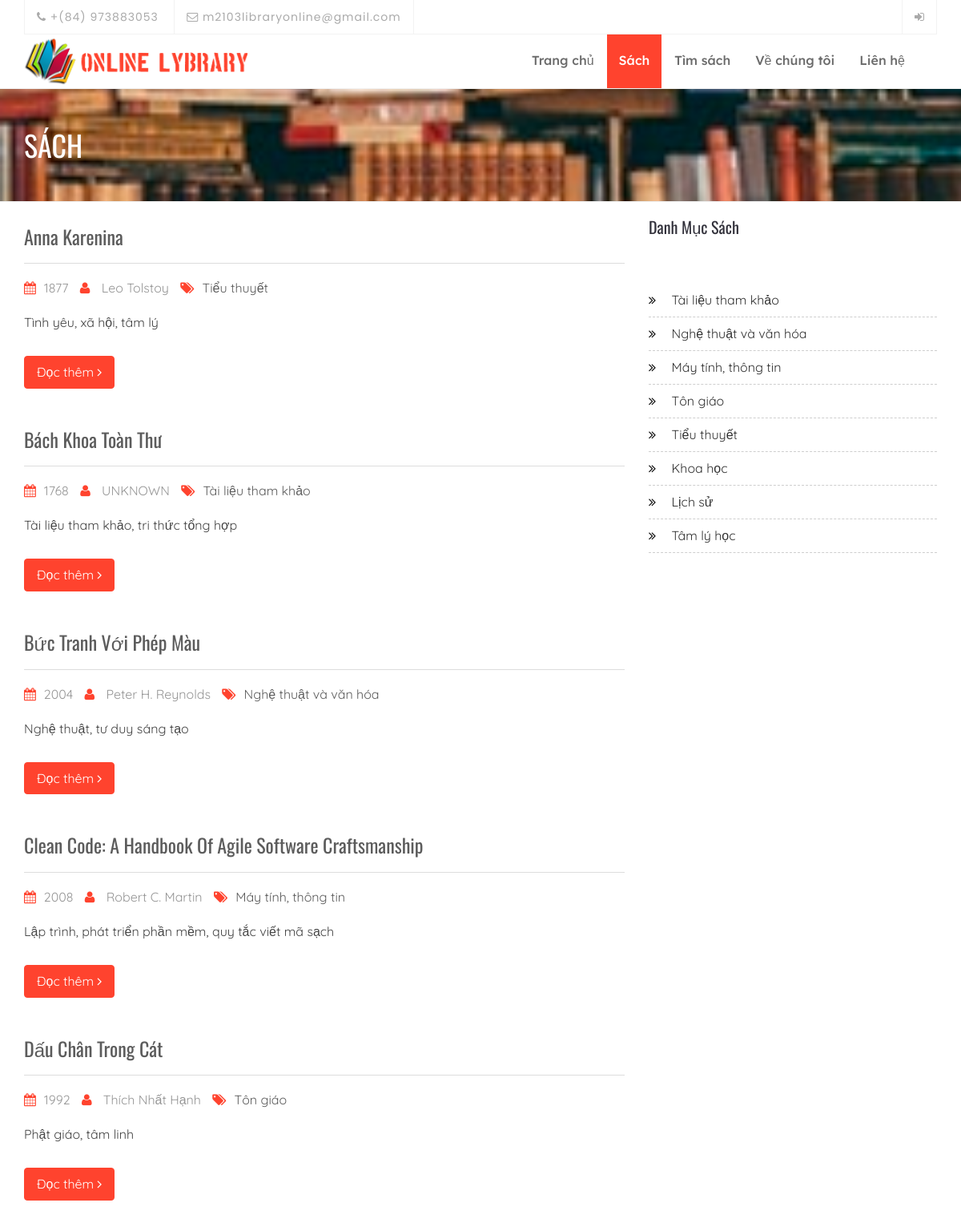
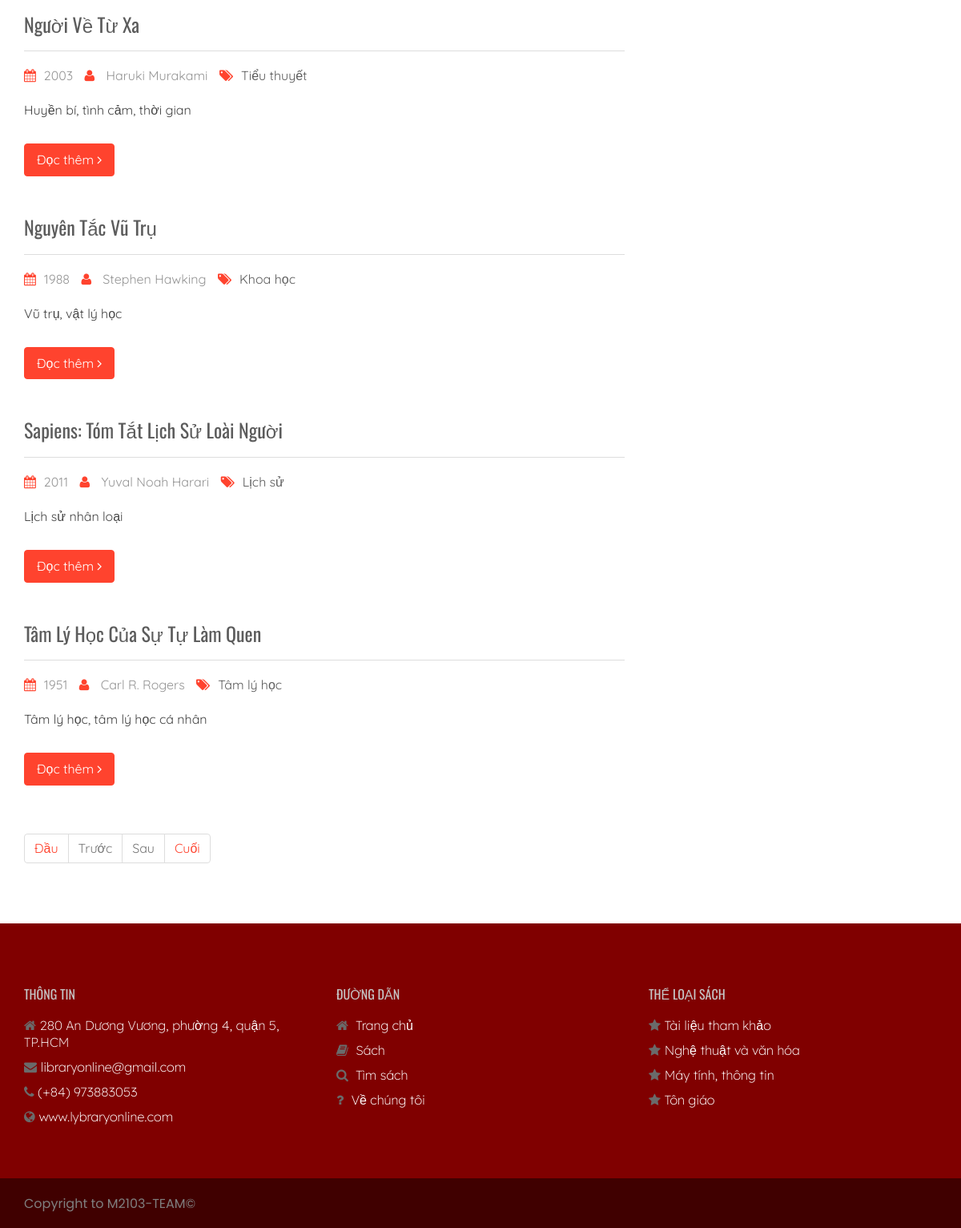
Page /index.php?q=books on the committed database (2 pictures, top to bottom).
### tables this page shows
CREATE TABLE `tblbooks` (
  `BookID` int(11) NOT NULL,
  `IBSN` varchar(13) NOT NULL,
  `BookTitle` varchar(125) NOT NULL,
  `BookDesc` varchar(255) NOT NULL,
  `Author` varchar(125) NOT NULL,
  `PublishDate` varchar(4) NOT NULL,
  `BookPublisher` varchar(125) NOT NULL,
  `Category` varchar(90) NOT NULL,
  `BookPrice` varchar(10) NOT NULL,
  `BookQuantity` int(11) NOT NULL,
  `Status` varchar(30) NOT NULL,
  `BookType` varchar(500) NOT NULL,
  `DeweyDecimal` varchar(90) NOT NULL,
  `OverAllQty` int(11) NOT NULL,
  `Donate` tinyint(1) NOT NULL,
  `Remarks` varchar(90) NOT NULL
);

CREATE TABLE `tblcategory` (
  `CategoryId` int(11) NOT NULL,
  `Category` varchar(125) NOT NULL,
  `DDecimal` varchar(90) NOT NULL
);

### index.php (called while the page is built, shortened)
<?php
require_once("include/initialize.php");
$view = (isset($_GET['q']) && $_GET['q'] != '') ? $_GET['q'] : '';
switch ($view) {
  case 'books':
    $title = "Sách";
   break;
}
require_once("theme/templates.php");
?>

### include/database.php (called while the page is built, shortened)
<?php
class Database {
	var $sql_string = '';
	private $conn;
	public function open_connection() {
		$this->conn = mysqli_connect('localhost','root','','db_onlinelibrary');
		if(!$this->conn){
			echo "Problem in database connection! Contact administrator!";
			exit();
		}else{
			$db_select = mysqli_select_db($this->conn,'db_onlinelibrary');
		}
	}
	function setQuery($sql='') {
		$this->sql_string=$sql;
	}
	function executeQuery() {
		$result = mysqli_query($this->conn,$this->sql_string);
		return $result;
	}
	private function confirm_query($result) {
		return $result;
	}
	function loadResultList( $key='' ) {
		$cur = $this->executeQuery();
		$array = array();
		while ($row = mysqli_fetch_object($cur)) {
			if ($key) {
				$array[$row->$key] = $row;
			} else {
				$array[] = $row;
			}
		}
		return $array;
	}
	public function num_rows($result_set) {
		return mysqli_num_rows($result_set);
	}
}
$mydb = new Database();
?>

### include/categories.php (called while the page is built, shortened)
<?php
require_once('database.php');
class Category {
	protected static  $tblname = "tblcategory";
	function listofcategory(){
		global $mydb;
		$mydb->setQuery("SELECT * FROM ".self::$tblname);
		$cur = $mydb->loadResultList();
		return $cur;
	}
}
?>

### book.php (the view, shortened to what this page needs)
<?php
  $category = isset($_GET['category']) ? $_GET['category'] : '';
  $page = isset($_GET['page']) ? $_GET['page'] : 1;
      $no_of_records_per_page = 10;
      $offset = ($page-1) * $no_of_records_per_page;
      $total_pages_sql = "SELECT * FROM tblbooks WHERE Status='Available' AND Category LIKE '%$category%' ";
      $mydb->setQuery($total_pages_sql);
      $cur = $mydb->executeQuery();
      $total_rows = $mydb->num_rows($cur);
      $total_pages = ceil($total_rows / $no_of_records_per_page);
      $sql = "SELECT * FROM `tblbooks`  WHERE Status='Available' AND Category LIKE '%$category%' LIMIT $offset, $no_of_records_per_page";
      $mydb->setQuery($sql);
      $cur = $mydb->executeQuery();
      $maxrow = $mydb->num_rows($cur);
 ?>
      <div class="container">
          <div class="row">
              <div class="col-md-8 blog-body">
                   <?php
                      $sql = "SELECT * FROM `tblbooks`  WHERE Category LIKE '%$category%' GROUP BY BookTitle LIMIT $offset, $no_of_records_per_page";
                      $mydb->setQuery($sql);
                      $cur = $mydb->loadResultlist();
                      foreach ($cur as $result) {
                   ?>
                          <div class="blog-post">
                              <h1 class="post-title"><a href="index.php?q=bookdetails&id=<?php echo $result->IBSN;?>"><?php echo $result->BookTitle;?></a></h1>
                              <ul class="post-meta">
                                  <li><i class="fa fa-calendar"> </i><?php echo $result->PublishDate;?></li>
                                  <li><i class="fa fa-user"> </i> <?php echo $result->Author;?></li>
                                  <li><i class="fa fa-tags"> </i><a href="index.php?q=books&category=<?php echo $result->Category;?>"><?php echo $result->Category;?></a></li>
                              </ul>
                              <p class="post-content"> <?php echo $result->BookDesc;?></p>
                              <a href="index.php?q=bookdetails&id=<?php echo $result->IBSN;?>" class="btn btn-primary">Đọc thêm <i class="fa fa-angle-right"></i></a>
                          </div>
                    <?php  }     ?>
                  <nav>
                  <?php if ($maxrow > 0) { ?>
                  <ul class="pagination">
                      <li class="page-item"><a class="page-link" href="index.php?q=books&category=<?php echo $category;?>&page=1">Đầu</a></li>
                      <li class="page-item <?php if($page <= 1){ echo 'disabled'; } ?>">
                          <a class="page-link" href="<?php if($page <= 1){ echo '#'; } else { echo "index.php?q=books&category=".$category."&page=".($page - 1); } ?>">Trước</a>
                      </li>
                      <li class="page-item <?php if($page >= $total_pages){ echo 'disabled'; } ?>">
                          <a class="page-link" href="<?php if($page >= $total_pages){ echo '#'; } else { echo "index.php?q=books&category=".$category."&page=".($page + 1); } ?>">Sau</a>
                      </li>
                      <li class="page-item"><a class="page-link" href="index.php?q=books&category=<?php echo $category;?>&page=<?php echo $total_pages; ?>">Cuối</a></li>
                  </ul>
                  <?php }else{ echo '<h1>Không tìm thấy sách trong thư viện!</h1>';} ?>
                  </nav>
              </div>
              <div class="col-md-4 sidebar right-sidebar">
                  <div class="widget widget-categories">
                      <div class="section-heading-2">
                          <h3 class="section-title">
                              <span>Danh mục sách</span>
                          </h3>
                      </div>
                      <ul>
                           <?php
                              $category = new Category();
                              $cur = $category->listOfcategory();
                              foreach ($cur as $category) {
                                  if ($category==$category->Category) {
                                       echo ' <li style="color:#FF432E">
                                              <i class="fa fa-angle-double-right"></i>
                                              <a  style="color:#FF432E" href="index.php?q=books&category='.$category->Category.'">'.$category->Category .'</a>
                                          </li> ';
                                  }else{
                                           echo '<li>
                                              <i class="fa fa-angle-double-right"></i>
                                              <a   href="index.php?q=books&category='.$category->Category.'">'.$category->Category .'</a>
                                          </li> ';
                                  }
                              }
                          ?>
                      </ul>
                  </div>
              </div>
          </div>
      </div>

### theme/templates.php (shortened to what this page needs)
<!DOCTYPE html>
<?php  $q = isset($_GET['q']) ? $_GET['q'] :'';?>
<html lang="en">
    <head>
        <link rel="stylesheet" href="<?php echo web_root;?>asset/bootstrap/css/bootstrap.min.css" type="text/css">
        <link rel="stylesheet" href="<?php echo web_root;?>asset/font-awesome/css/font-awesome.min.css" type="text/css">
        <link rel="stylesheet" href="<?php echo web_root;?>asset/css/owl.carousel.css" type="text/css">
        <link rel="stylesheet" href="<?php echo web_root;?>asset/css/owl.theme.css" type="text/css">
        <link rel="stylesheet" href="<?php echo web_root;?>asset/css/owl.transitions.css" type="text/css">
        <link rel="stylesheet" type="text/css" href="<?php echo web_root;?>asset/css/animate.css">
        <link rel="stylesheet" type="text/css" href="<?php echo web_root;?>asset/css/lightbox.css">
        <link rel="stylesheet" type="text/css" href="<?php echo web_root;?>asset/css/style.css">
        <link rel="stylesheet" type="text/css" href="<?php echo web_root;?>asset/css/responsive.css">
        <link href="<?php echo web_root;?>admin/dist/css/datepicker.css" rel="stylesheet" />
        <link href="<?php echo web_root;?>admin/dist/css/dataTables.bootstrap4.min.css" rel="stylesheet" />
    </head>
    <body>
        <header class="clearfix">
            <div class="container">
                <div class="row">
                    <div class="col-md-12">
                        <div class="top-bar">
                            <div class="row">
                                <div class="col-md-6">
                                    <ul class="contact-details">
                                        <li><a href="#"><i class="fa fa-phone"></i> +(84) 973883053 </a>
                                        </li>
                                        <li><a href="#"><i class="fa fa-envelope-o"></i> m2103libraryonline@gmail.com</a>
                                        </li>
                                    </ul>
                                </div>
                                <div class="col-md-6">
                                    <ul class="social-list">
                                            <?php if (isset($_SESSION['BorrowerId'])) {
                                                echo '<li><a class="active" href="'.web_root.'logout.php"><i class="fa fa-sign-out"></i></a></li>';
                                                echo '<li><a class="active" href="'.web_root.'borrower/"><i class="fa fa-user"></i></a></li>';
                                            }else{
                                                echo '<li><a class="active" href="'.web_root.'index.php?q=login"><i class="fa fa-sign-in"></i></a></li>';
                                            }
                                        ?>
                                    </ul>
                                </div>
                            </div>
                        </div>
                    </div>
                </div>
            </div>
            <div class="navbar navbar-default navbar-top">
                <div class="container">
                    <div class="navbar-header">
                        <a class="navbar-brand" href="<?php echo web_root;?>"><img src="asset/images/logo.png" width="60px" height="60px"></a>
                    </div>
                    <div class="navbar-collapse collapse">
                        <ul class="nav navbar-nav navbar-right" style="font-family: 'Lexend Deca', sans-serif;">
                            <li>
                                <a class="<?php echo ($q=='')? 'active' : ''?>" href="<?php echo web_root;?>"><ion-icon name="home"></ion-icon> Trang chủ</a>
                            </li>
                            <li >
                                <a class="<?php echo ($q=='books' || $q=='borrow' || $q=='bookdetails')? 'active' : ''?>" href="<?php echo web_root;?>index.php?q=books"><ion-icon name="library-outline"></ion-icon> Sách</a>
                            </li>
                            <li>
                                <a  class="<?php echo ($q=='find')? 'active' : ''?>" href="<?php echo web_root;?>index.php?q=find"><ion-icon name="search-outline"></ion-icon> Tìm sách</a>
                            </li>
                            <li>
                                <a  class="<?php echo ($q=='about')? 'active' : ''?>" href="<?php echo web_root;?>index.php?q=about"><ion-icon name="people-outline"></ion-icon> Về chúng tôi</a>
                            </li>
                            <li >
                            	<a class="<?php echo ($q=='contact')? 'active' : ''?>" href="<?php echo web_root;?>index.php?q=contact"><ion-icon name="call-outline"></ion-icon> Liên hệ</a>
                            </li>
                        </ul>
                    </div>
                </div>
            </div>
        </header>
        <?php
        if ($q!='') {
          echo '<div class="page-header">
              <div class="overlay">
                  <div class="container">
                      <div class="row">
                          <div class="col-md-12">
                              <h1>'.$title.'</h1>
                          </div>
                      </div>
                  </div>
              </div>
          </div>';
        }
        ?>
		<?php  require_once $content; ?>
        <section id="footer-section" class="footer-section">
            <div class="container">
                <div class="row">
                    <div class="col-md-4">
                        <div class="section-heading-2">
                            <h3 class="section-title">
                                <span>THÔNG TIN</span>
                            </h3>
                        </div>
                        <div class="footer-address" style="font-family: 'Lexend Deca', sans-serif; font-weight: 200;">
                            <ul>
                                <li class="footer-contact"><i class="fa fa-home"></i>280 An Dương Vương, phường 4, quận 5, TP.HCM</li>
                                <li class="footer-contact"><i class="fa fa-envelope"></i><a href="#">libraryonline@gmail.com</a></li>
                                <li class="footer-contact"><i class="fa fa-phone"></i>(+84) 973883053</li>
                                <li class="footer-contact"><i class="fa fa-globe"></i><a href="#" target="_blank">www.lybraryonline.com</a></li>
                            </ul>
                        </div>
                    </div>
                    <div class="col-md-4">
                        <div class="section-heading-2">
                            <h3 class="section-title">
                                <span>ĐƯỜNG DẪN</span>
                            </h3>
                        </div>
                        <div class="footer-address" style="font-family: 'Lexend Deca', sans-serif; font-weight: 200;">
                            <ul>
                                <li class="footer-contact"><i class="fa fa-home"></i> <a href="<?php echo web_root;?>">Trang chủ</a></li>
                                <li class="footer-contact"><i class="fa fa-book"></i> <a href="<?php echo web_root;?>index.php?q=books">Sách</a></li>
                                <li class="footer-contact"><i class="fa fa-search"></i> <a href="<?php echo web_root;?>index.php?q=find">Tìm sách</a></li>
                                <li class="footer-contact"><i class="fa fa-question"></i> <a href="<?php echo web_root;?>index.php?q=about">Về chúng tôi</a></li>
                            </ul>
                        </div>
                    </div>
                    <div class="col-md-4">
                        <div class="section-heading-2">
                            <h3 class="section-title">
                                <span>THỂ LOẠI SÁCH</span>
                            </h3>
                        </div>
                        <div class="footer-address" style="font-family: 'Lexend Deca', sans-serif; font-weight: 200;">
                            <ul>
                                <?php
                                    $sql = "SELECT * FROM tblcategory LIMIT 4";
                                    $mydb->setQuery($sql);
                                    $res = $mydb->loadResultList();
                                    foreach ($res as $object) {
                                        echo '<li class="footer-contact"><i class="fa fa-star"></i>'.$object->Category.'</li>';
                                    }
                                ?>
                            </ul>
                        </div>
                    </div>
                </div>
            </div>
        </section>
        <div id="copyright-section" class="copyright-section">
            <div class="container">
                <div class="row">
                    <div class="col-md-7">
                        <div class="copyright">
                            Copyright to M2103-TEAM©
                        </div>
                    </div>
                </div>
            </div>
        </div>
    </body>
</html>

### asset/css/lightbox.css (style rules this page uses)
body:after { content: url(../images/close.png) url(../images/loading.gif) url(../images/prev.png) url(../images/next.png); display: none; }

### rows in the picture
tblbooks: BookTitle "Anna Karenina", PublishDate "1877", Author "Leo Tolstoy", Category "Tiểu thuyết", BookDesc "Tình yêu, xã hội, tâm lý"
tblbooks: BookTitle "Bách Khoa Toàn Thư", PublishDate "1768", Author "UNKNOWN", Category "Tài liệu tham khảo", BookDesc "Tài liệu tham khảo, tri thức tổng hợp"
tblbooks: BookTitle "Bức Tranh Với Phép Màu", PublishDate "2004", Author "Peter H. Reynolds", Category "Nghệ thuật và văn hóa", BookDesc "Nghệ thuật, tư duy sáng tạo"
tblbooks: BookTitle "Clean Code: A Handbook Of Agile Software Craftsmanship", PublishDate "2008", Author "Robert C. Martin", Category "Máy tính, thông tin", BookDesc "Lập trình, phát triển phần mềm, quy tắc viết mã sạch"
tblbooks: BookTitle "Dấu Chân Trong Cát", PublishDate "1992", Author "Thích Nhất Hạnh", Category "Tôn giáo", BookDesc "Phật giáo, tâm linh"
tblbooks: BookTitle "Người Về Từ Xa", PublishDate "2003", Author "Haruki Murakami", Category "Tiểu thuyết", BookDesc "Huyền bí, tình cảm, thời gian"
tblbooks: BookTitle "Nguyên Tắc Vũ Trụ", PublishDate "1988", Author "Stephen Hawking", Category "Khoa học", BookDesc "Vũ trụ, vật lý học"
tblbooks: BookTitle "Sapiens: Tóm Tắt Lịch Sử Loài Người", PublishDate "2011", Author "Yuval Noah Harari", Category "Lịch sử", BookDesc "Lịch sử nhân loại"
tblbooks: BookTitle "Tâm Lý Học Của Sự Tự Làm Quen", PublishDate "1951", Author "Carl R. Rogers", Category "Tâm lý học", BookDesc "Tâm lý học, tâm lý học cá nhân"
tblcategory: Category "Tài liệu tham khảo"
tblcategory: Category "Nghệ thuật và văn hóa"
tblcategory: Category "Máy tính, thông tin"
tblcategory: Category "Tôn giáo"
tblcategory: Category "Tiểu thuyết"
tblcategory: Category "Khoa học"
tblcategory: Category "Lịch sử"
tblcategory: Category "Tâm lý học"

### other values in the picture
$title "SÁCH"
